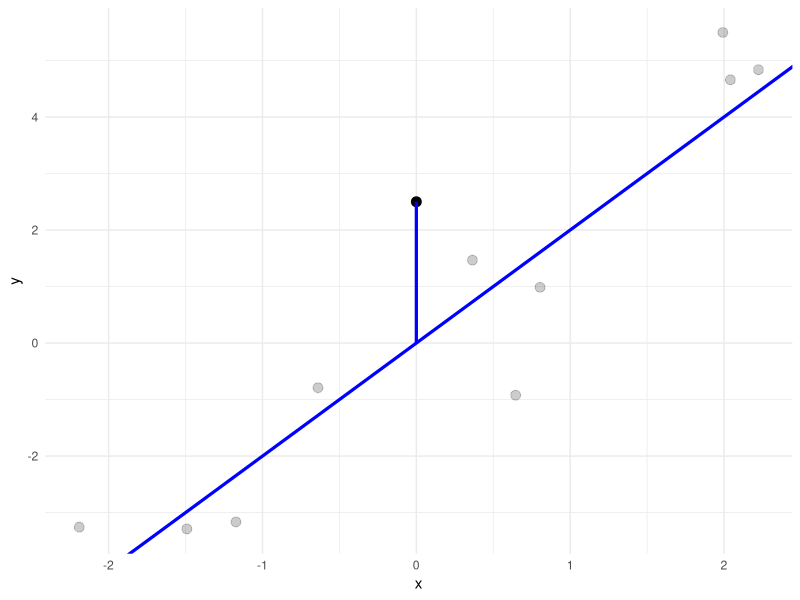
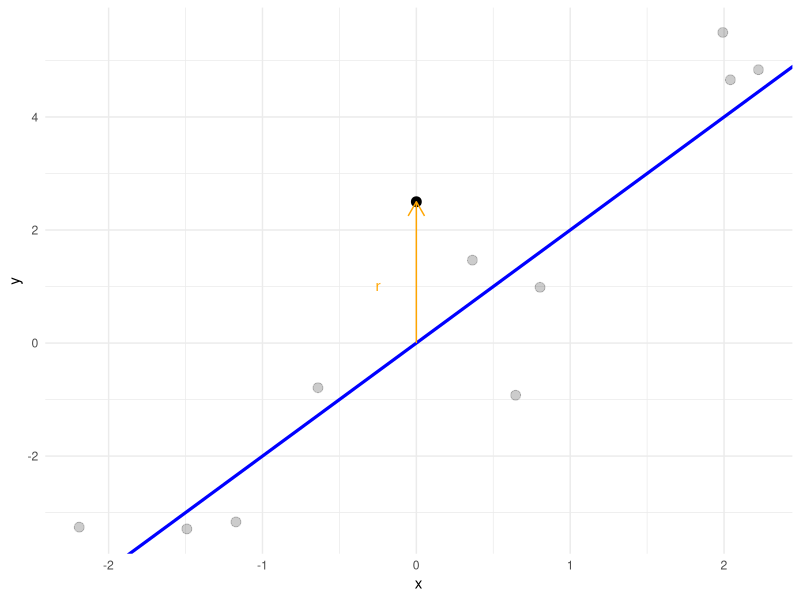
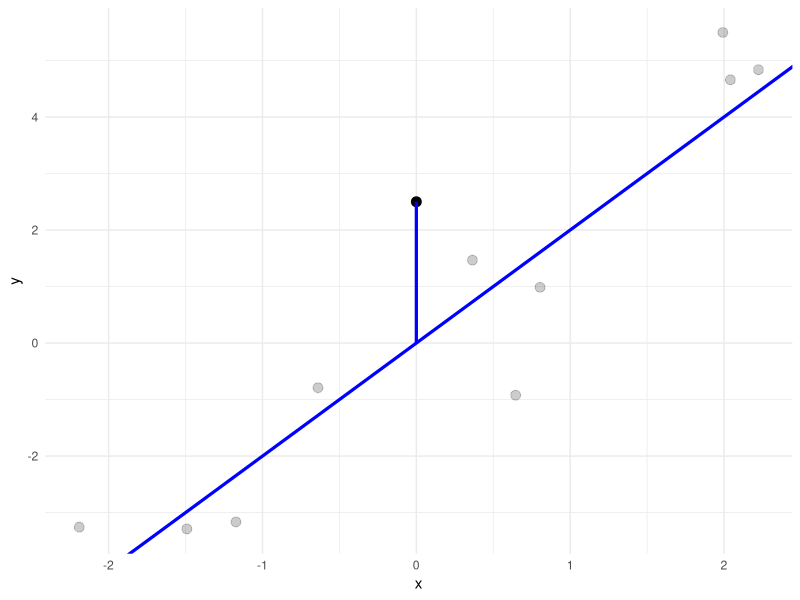

Here is the R script that generated these plots, in order:
library(ggplot2)

theme_set(theme_minimal())

set.seed(1)
df = data.frame(x = runif(10, -2.5, 2.5), type = FALSE)

df$y = 2 * df$x + rnorm(nrow(df))
df = rbind(df, data.frame(x = 0, type = TRUE, y = 2.5))

p = ggplot() + geom_point(data = df[!df$type, ], aes(x = x, y = y), alpha = 0.2, size = 3)
p = p + geom_abline(intercept = 0, slope = 2, colour = "blue", size = 1.1)
p = p + geom_point(data = df[df$type, ], aes(x = x, y = y), size = 3) 

p_1 = p + geom_segment(aes(x = 0, xend = 0, y = 0, yend = 2.5), colour = "orange", arrow = arrow(length = unit(0.03, "npc")))
p_1 = p_1 + annotate("text", x = -0.25, y = 1, label = "r", colour = "orange", parse = TRUE)

ggsave("../figure_man/pseudo_residual_1.png", p_1, width = 3, height = 2)

p_2 = p + geom_segment(
  aes(x = 0L, xend = 0L, y = 0L, yend = 2.5), 
  size = 1.1, 
  col = "blue")
p_2

ggsave("../figure_man/pseudo_residual_2.png", p_2, width = 3, height = 2)
